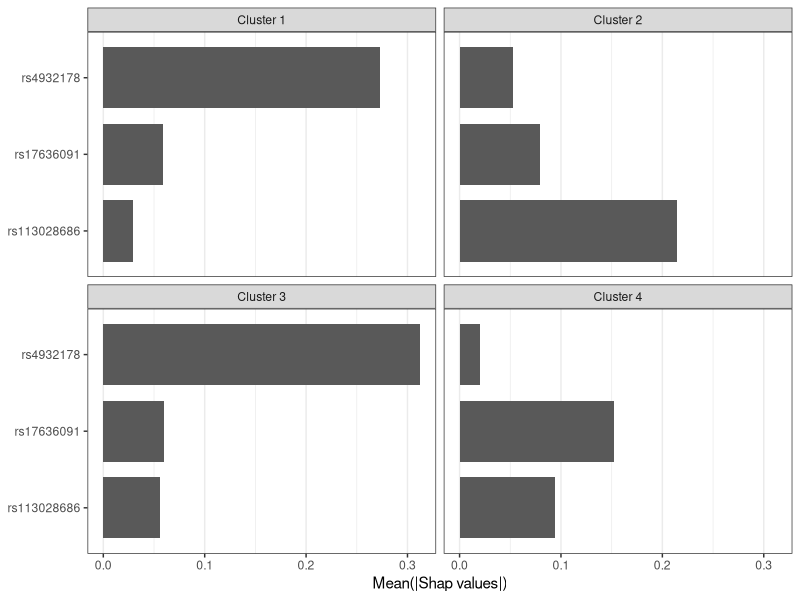
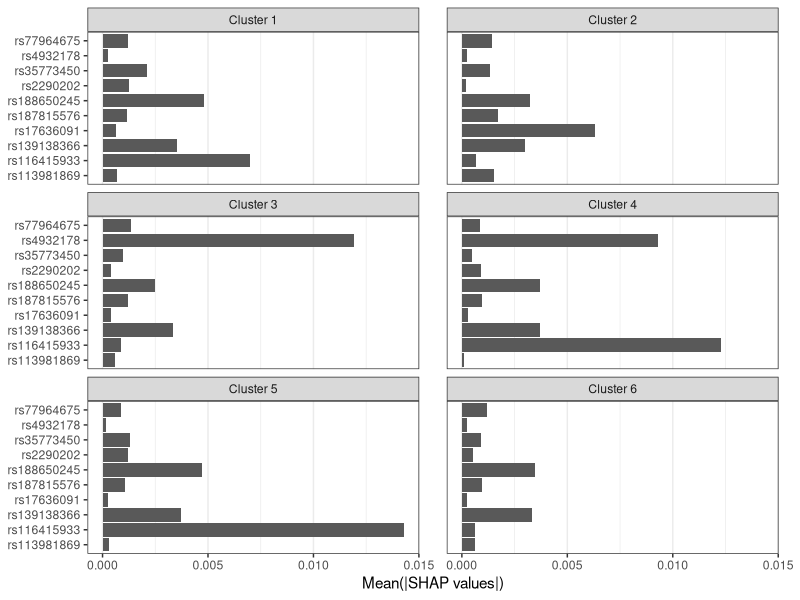
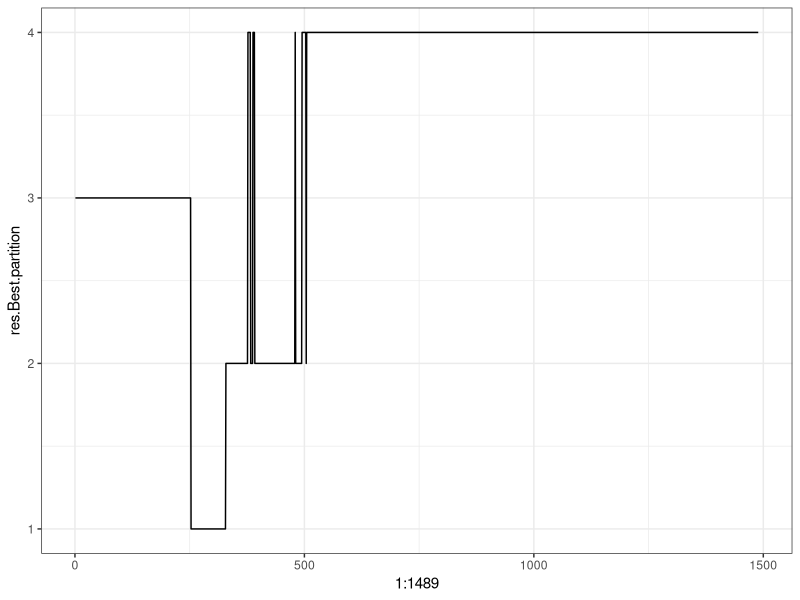
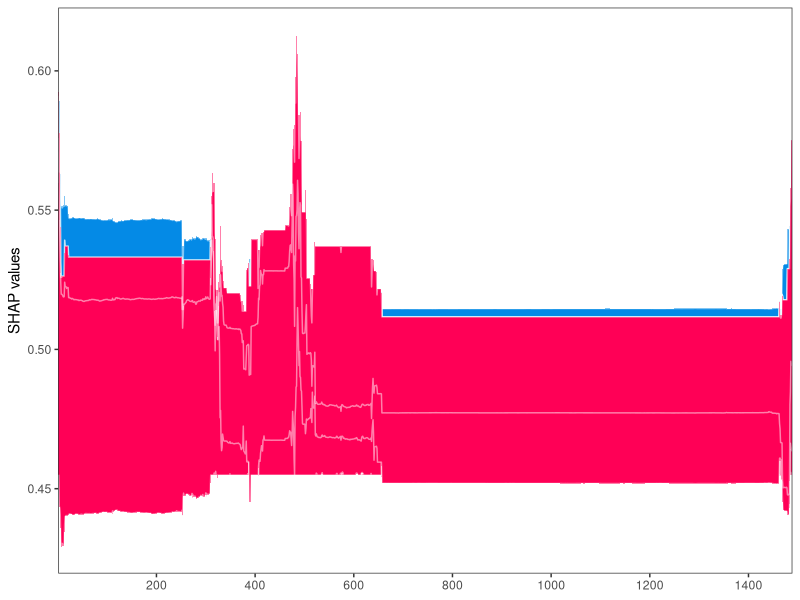
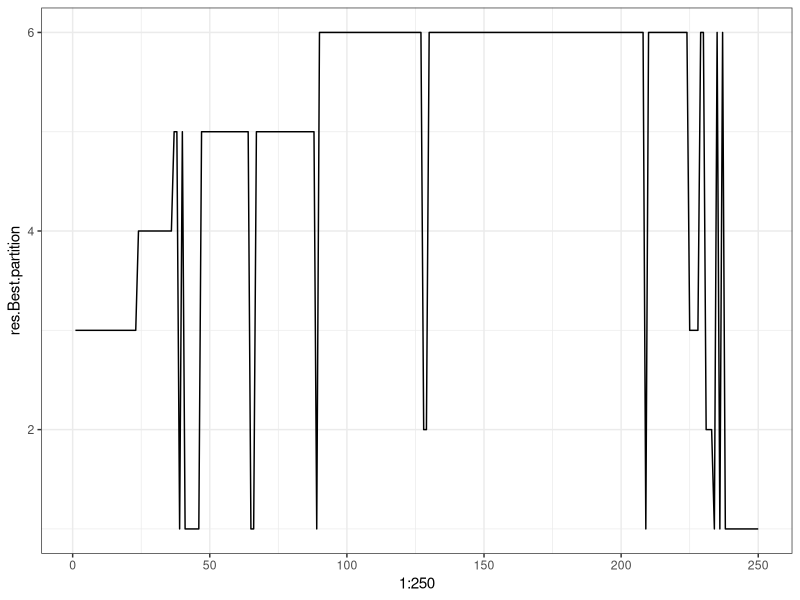
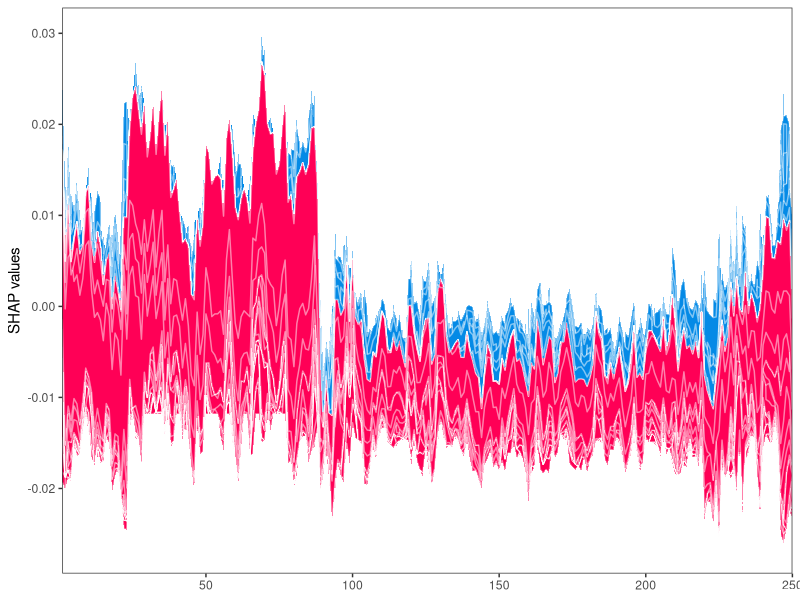
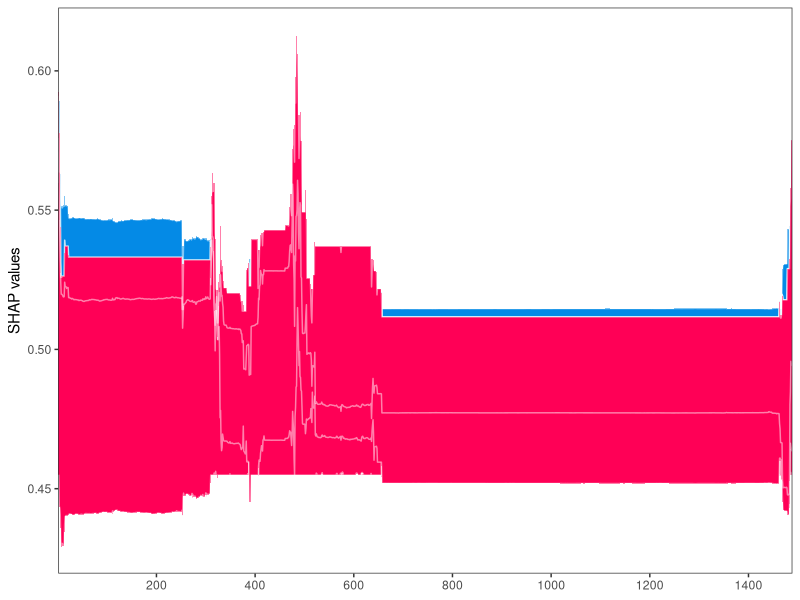
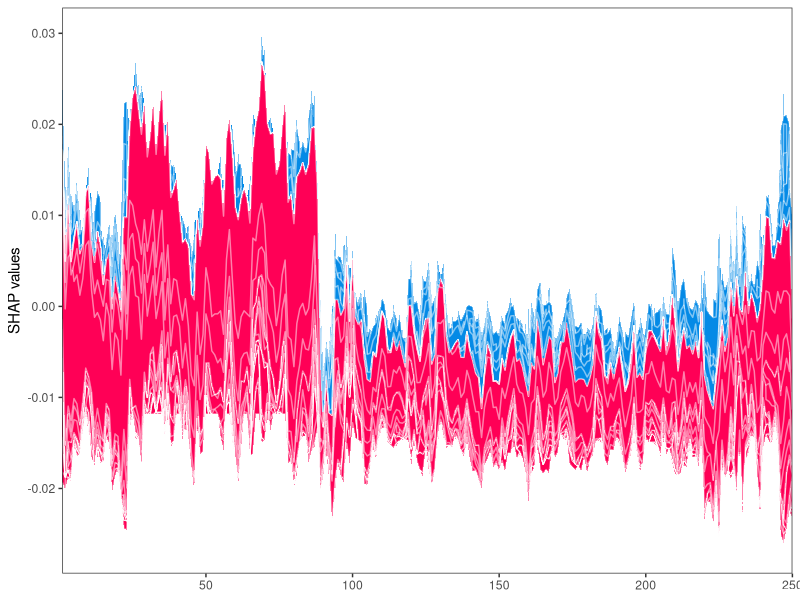

Write the R code that produced these figures, in order. (Note: this script raises an error after producing the figures.)
## ---- chunk 1
library(ggplot2)
library(tidyr)
library(dplyr)
library(readr)
theme_set(theme_bw())
## ---- chunk 2
clusters_classic <- read_delim('results/clusters_classic.txt', delim = '\t') %>% 
  mutate(cluster = paste('Cluster', res.Best.partition))
shap_classic <- read_delim('results/shapValues_classic.txt', delim = '\t')
clusters_resAdj <- read_delim('results/clusters_resAdj.txt', delim = '\t') %>% 
  mutate(cluster = paste('Cluster', res.Best.partition))
shap_resAdj <- read_delim('results/shapValues_resAdj.txt', delim = '\t')
## ---- chunk 3
snps_classic <- shap_classic %>%
  select(contains('rs')) %>% 
  abs() %>%
  colMeans() %>%
  sort(decreasing = T) %>%
  names()

snps_resadj <- shap_resAdj %>%
  select(contains('rs')) %>% 
  abs() %>%
  colMeans() %>%
  sort(decreasing = T) %>%
  names()

classic_df <- clusters_classic  %>% 
  left_join(shap_classic) %>% 
  pivot_longer(contains('rs')) %>% 
  group_by(cluster, name) %>% # by cluster
  summarise(per_cluster = mean(abs(value)), .groups = 'drop') %>% 
  filter(per_cluster > 0.001)

imp_snps_classic <- unique(classic_df$name)
feat_imp_classic <- classic_df %>% 
  ggplot(aes(x = per_cluster, y = name)) +
  geom_col(width = 0.8) +
  facet_wrap(~ cluster, ncol = 2) +
  labs(x = 'Mean(|Shap values|)', y = NULL)+
  theme(panel.grid.major.y = element_blank(),
        panel.grid.minor.y = element_blank())
feat_imp_classic
# ggsave('figs/feat_imp_classic.pdf', feat_imp_classic,
#        width = 6, height = 3)
# ggsave('figs/feat_imp_classic.png', feat_imp_classic,
#        width = 6, height = 3)
## ---- chunk 4
resadj_df <- clusters_resAdj %>% 
  left_join(shap_resAdj) %>% 
  pivot_longer(contains('rs')) %>% 
  group_by(cluster, name) %>% # by cluster
  summarise(per_cluster = mean(abs(value)), .groups = 'drop')

imp_snps_resadj <- resadj_df %>%
  group_by(cluster) %>%
  top_n(5) %>%
  pull(name) %>%
  unique() %>%
  shap_resAdj[, .] %>%
  abs() %>%
  colMeans() %>%
  sort(decreasing = T) %>%
  names()

# look at top 5 clusters then unite
feat_imp_resadj <- resadj_df %>% 
  filter(name %in% imp_snps_resadj) %>%
  ggplot(aes(x = per_cluster, y = name)) +
  geom_col() +
  facet_wrap(~ cluster, ncol = 2) +
  labs(x = 'Mean(|SHAP values|)', y = NULL) +
  theme(panel.grid.major.y = element_blank(),
        panel.grid.minor.y = element_blank(),
        panel.spacing.x = unit(7, 'mm'),
        plot.margin = unit(c(5.5, 15.5, 5.5, 5.5), 'pt'))

feat_imp_resadj
# ggsave('figs/feat_imp_resadj.pdf', feat_imp_resadj,
#        width = 7, height = 5)
# ggsave('figs/feat_imp_resadj.eps', feat_imp_resadj,
#        width = 7, height = 5)
# ggsave('figs/feat_imp_resadj.ps', feat_imp_resadj,
#        width = 7, height = 5)
# ggsave('figs/feat_imp_resadj.png', feat_imp_resadj,
#        width = 7, height = 5)
## ---- chunk 5
# https://github.com/slundberg/shap/issues/29
# base_value_classic = -0.181025324381120

expit <- function(x) 1/(1+exp(-x))
untransformed_base_value_classic = -0.181025324381120
base_value_classic <- expit(untransformed_base_value_classic) # 0.4548669

# base_value_classic = 0
shap_cluster <- shap_classic[ , c('eid', snps_classic)] %>% 
  left_join(clusters_classic)

dist_mat <- shap_cluster[, snps_classic] %>% 
  as.matrix() %>% 
  dist(method = "euclidean")
clustered_shap <- hclust(dist_mat^2, method = 'complete')
myorder <- seriation:::reorder.hclust(clustered_shap, dist_mat^2, method = "OLO")

shap_reordered <- shap_cluster[myorder$order, ] %>% 
  mutate(row = row_number())

clusters_classic[myorder$order, ] %>% 
  ggplot(aes(x = 1:1489, y = res.Best.partition)) +
  geom_line()

shap_classic[, snps_classic] %>% head(30)

shap_trans <- shap_reordered %>% # TODO
  pivot_longer(contains('rs')) %>% 
  group_by(eid, row, name, cluster) %>% 
  summarise(value = sum(value), .groups = 'drop') %>% 
  pivot_wider(names_from = name) %>% 
  arrange(cluster)

# https://github.com/slundberg/shap/issues/29#issuecomment-408385378
shap_plot <- shap_trans %>% 
  mutate(
    original_explanation_distance = select(., contains("rs")) %>% rowSums(),
    total = expit(original_explanation_distance + untransformed_base_value_classic),
    min_rs = total,
    max_rs = total,
    distance_to_explain = total - base_value_classic,
    distance_coefficient = original_explanation_distance / distance_to_explain,
    across(starts_with('rs'), ~ .x / distance_coefficient)
  )

for (snp in snps_classic){ #TODO
  snp_name <- paste0(snp, '_loc')
  shap_plot <- shap_plot %>% 
    mutate(
      snp_loc = ifelse(!!sym(snp) >= 0, 
                       min_rs - !!sym(snp), 
                       max_rs - !!sym(snp)),
      min_rs = pmin(snp_loc, min_rs),
      max_rs = pmax(snp_loc, max_rs),
      !!snp_name := snp_loc
    )
}
shap_plot <- shap_plot %>% 
  select(row, cluster, total, ends_with('loc'))

p <- ggplot()
for (snp_name in rev(snps_classic)){
  snp <- paste0(snp_name, '_loc')
  new_shap <- shap_plot %>%
    mutate(fill = ifelse(total < !!sym(snp), '#048AE6', '#FF0056'),
           # color = ifelse(total < !!sym(snp), '#D1E6FA', '#FFC3D5'),
           ymin = pmin(total, !!sym(snp)),
           ymax = pmax(total, !!sym(snp))) %>% 
    arrange(row)
  rep_n <- nrow(new_shap)

  p <- p +
    geom_ribbon(
      data = new_shap, aes(x = row, ymin = total, ymax = ymax), fill = '#048AE6') +
    geom_ribbon(
      data = new_shap, aes(x = row, ymin = ymin, ymax = total), fill = '#FF0056') +
    geom_path(aes(x = row, y = !!sym(snp), group = 1),
              data = new_shap, color = 'white', alpha = 0.5) +
    geom_path(aes(x = row, y = total, group = 1), 
              data = new_shap, color = 'white', alpha = 0.5) +
    NULL
}
shap_force <- p +
  scale_fill_identity() +
  scale_color_identity() +
  scale_alpha_identity() +
  scale_x_continuous(
    expand = expansion(0, 0), breaks = seq(0, 1400, 200)) +
  theme(panel.spacing.x = unit(0, 'mm'),
        panel.grid = element_blank()) +
  labs(y = 'SHAP values', x = NULL)

shap_force
ggsave('figs/shap_force_classic.png', shap_force,
       width = 12, height = 4)
## ---- chunk 6
base_value_resadj = -0.011816386952043862
shap_cluster <- shap_resAdj[ , c('eid', snps_resadj)] %>% 
  left_join(clusters_resAdj)

dist_mat <- shap_cluster[, snps_resadj] %>% 
  as.matrix() %>% 
  dist(method = "euclidean")
clustered_shap <- hclust(dist_mat^2, method = 'complete')
myorder <- seriation:::reorder.hclust(clustered_shap, dist_mat^2, method = "OLO")

shap_reordered <- shap_cluster[myorder$order, ] %>% 
  mutate(row = row_number())

clusters_resAdj[myorder$order, ] %>% 
  ggplot(aes(x = 1:250, y = res.Best.partition)) +
  geom_line()

shap_resAdj[, snps_resadj] %>% head(30)

shap_trans <- shap_reordered %>% 
  pivot_longer(contains('rs')) %>% 
  group_by(eid, row, name, cluster) %>% 
  summarise(value = sum(value), .groups = 'drop') %>% 
  pivot_wider(names_from = name) %>% 
  arrange(cluster)

shap_plot <- shap_trans %>% 
  mutate(
    total = select(., contains("rs")) %>% rowSums() + base_value_resadj,
    min_rs = total,
    max_rs = total
  )

for (snp in snps_resadj){
  snp_name <- paste0(snp, '_loc')
  shap_plot <- shap_plot %>% 
    mutate(
      snp_loc = ifelse(!!sym(snp) >= 0, 
                       min_rs - !!sym(snp), 
                       max_rs - !!sym(snp)),
      min_rs = pmin(snp_loc, min_rs),
      max_rs = pmax(snp_loc, max_rs),
      !!snp_name := snp_loc
    )
}
shap_plot <- shap_plot %>% 
  select(row, cluster, total, ends_with('loc')) 

p <- ggplot()
for (snp_name in rev(snps_resadj)){
  snp <- paste0(snp_name, '_loc')
  new_shap <- shap_plot %>%
    mutate(fill = ifelse(total < !!sym(snp), '#048AE6', '#FF0056'),
           # color = ifelse(total < !!sym(snp), '#D1E6FA', '#FFC3D5'),
           ymin = pmin(total, !!sym(snp)),
           ymax = pmax(total, !!sym(snp))) %>% 
    arrange(row)
  rep_n <- nrow(new_shap)

  p <- p +
    geom_ribbon(
      data = new_shap, aes(x = row, ymin = total, ymax = ymax), fill = '#048AE6') +
    geom_ribbon(
      data = new_shap, aes(x = row, ymin = ymin, ymax = total), fill = '#FF0056') +
    geom_path(aes(x = row, y = !!sym(snp), group = 1),
              data = new_shap, color = 'white', alpha = 0.5) +
    geom_path(aes(x = row, y = total, group = 1), 
              data = new_shap, color = 'white', alpha = 0.5) +
    NULL
}
shap_force <- p +
  scale_fill_identity() +
  scale_color_identity() +
  scale_alpha_identity() +
  scale_x_continuous(expand = expansion(0, 0)) +
  theme(panel.spacing.x = unit(0, 'mm'),
        panel.grid = element_blank()) +
  labs(y = 'SHAP values', x = NULL)

shap_force
ggsave('figs/shap_force_resadj.png', shap_force,
       width = 12, height = 4)
## ---- chunk 7
sessioninfo::session_info()
